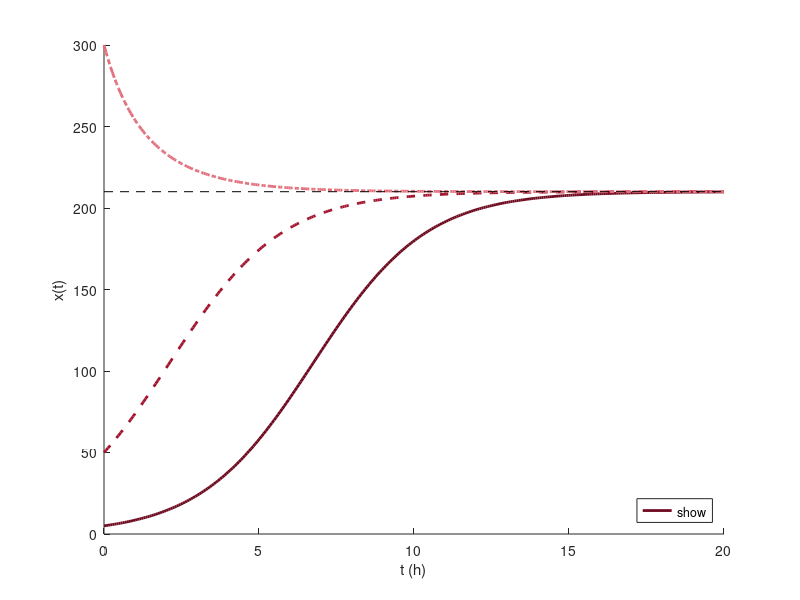

MATLAB code to generate this figure:
% Abb. 3.12: logistisches Wachstum von Hefe (Buch, Abschnitt 3.2, Gl. 3.19 und 3.20)
% dx/dt = r (1 - x/K) x mit r = 0.55 pro Stunde, K = 210 (Millionen Zellen pro ml); Lösung x(t) = x0 K / (x0 + (K - x0) e^(-rt))
% (c) 2026 Philipp Kügler · Programm zum Buch „Dynamische Systeme in den Lebenswissenschaften“ · MIT-Lizenz (siehe LICENSE)
r = 0.55; K = 210;
x = @(t, x0) x0 * K ./ (x0 + (K - x0) * exp(-r * t));
t = linspace(0, 20, 300);
rot = [0.43 0.04 0.12; 0.64 0.08 0.18; 0.89 0.44 0.49]; stil = {'-', '--', '-.'}; x0s = [5 50 300];
hold on
for i = 1:3
    plot(t, x(t, x0s(i)), stil{i}, 'Color', rot(i, :), 'LineWidth', 2, 'DisplayName', sprintf('x0 = %d', x0s(i)));
    fprintf('x0 = %3d: x(5) = %6.2f,  x(20) = %6.2f\n', x0s(i), x(5, x0s(i)), x(20, x0s(i)));
end
plot([0 20], [K K], 'k--', 'HandleVisibility', 'off'); hold off
xlabel('t (h)'); ylabel('x(t)'); legend('show', 'Location', 'southeast');
